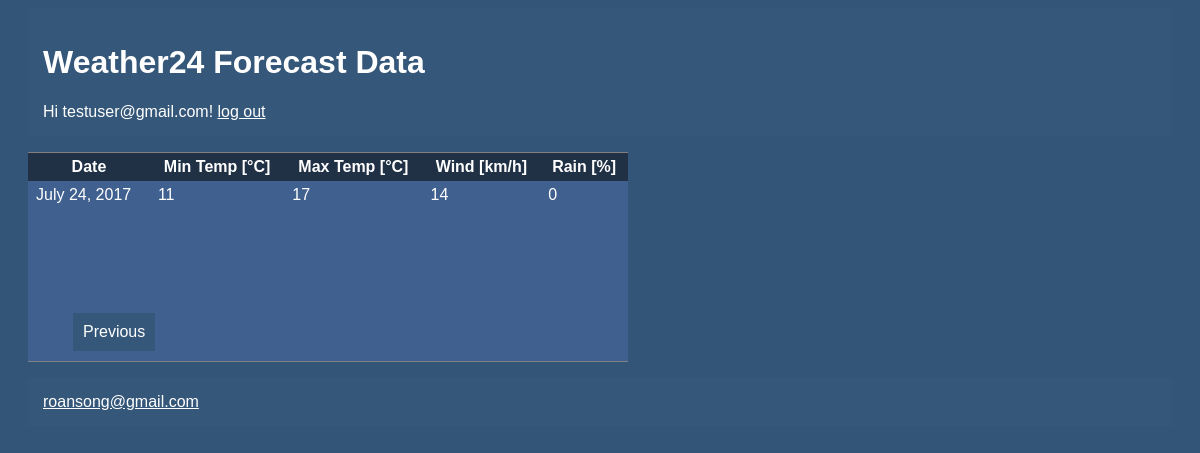
The app's page /weather/2/ (signed in) with its own data.
### main/models.py (models this page shows, shortened)
class Forecast(models.Model):
	date = models.DateField('Forecast date',unique=True)
	min_temp = models.IntegerField('Min temp')
	max_temp = models.IntegerField('Max temp')
	wind = models.IntegerField('Wind')
	rain = models.IntegerField('Rain')

### main/views.py (the view)
# urls.py: url(r'^weather/(?P<page>[0-9]+)/$', views.results, name='pages'),
@login_required
def results(request, page=0):
    if not (Forecast.objects.count() > 0):
        print('loading')
        load_forecasts()
    page_length = int(request.GET['per_page']) if 'per_page' in request.GET else 3
    page = int(page)
    ind = page*page_length
    query = Forecast.objects.all().order_by('-date')
    context = {
        'forecasts': query[ind:ind+page_length],
        'nextPage':page+1 if ind + page_length <= len(query) else -1,
        'prevPage':page-1,
        'page':page,
        }
    return render(request, 'main/results.html', context)

### main/templates/main/results.html (shortened to what this page needs)
{% extends 'main/base.html' %}
{% block content_header %}Weather24 Forecast Data{% endblock %}
{% block content %}
{% if forecasts %}
    <ul id="main">
    <li>
    <div id="results" class="content">
	    <table>
	    <tr>
		    <th>Date</th>
		    <th>Min Temp [&deg;C]</th>
		    <th>Max Temp [&deg;C]</th>
		    <th>Wind [km/h]</th>
		    <th>Rain [%]</th>
	    </tr>
		    {% for f in forecasts %}
		        <tr>
			        <td>{{ f.date }}</td>
			        <td>{{ f.min_temp }}</td>
			        <td>{{ f.max_temp }}</td>
			        <td>{{ f.wind }}</td>
			        <td>{{ f.rain }}</td>
		        </tr>
		    {% endfor %}
	    </table>
    </div></li>
    <li>
    <div id="pagination" class="content">
	    <ul>
	    {% if prevPage >= 0 %}
		    <li>
		    {% if prevPage == 0 %}
		    	<a class="nice" href= "{% url 'main:results' %}">Previous</a>
		    {%else %}
		    	<a class="nice" href= "{% url 'main:pages' prevPage %}">Previous</a>
		    {%endif %}
		    </li>
	    {% endif %}
	    </ul>
    </div>
    </li>
    </ul>
{% else %}
    <p>No weather stats are available.</p>
{% endif %}
{% endblock %}

### main/templates/main/base.html (shortened to what this page needs)
{% load static %}
<link rel="stylesheet" type="text/css" href="{% static 'main/styles.css' %}">
<!DOCTYPE html>
<html>
<head>
</head>
<body>
  <header class="header">
<h1><a id="home" href="{% url 'main:index' %}" style=""> {% block content_header %}{% endblock %}</a></h1>
  {% block greeting %}
    {% if user.is_authenticated %}
      Hi {{ user.username }}!
      <a href="{% url 'logout' %}">log out</a>
    {% else %}
      Please <a href="{% url 'register' %}">register an account</a> or <a href="{% url 'login' %}">log in.</a>
    {% endif %}
  {% endblock %}
  </header>
  <main>
    {% block content %}
    {% endblock %}
  </main>
  <footer class="footer">
    <a href="mailto:roansong@gmail.com" target="_blank">roansong@gmail.com</a>
  </footer>
</body>
</html>

### main/static/main/styles.css (style rules this page uses)
#home { color:white; }
#home:link, #home:visited { text-decoration: none; }
body { padding-left: 20px; padding-right: 20px; background-color: #335577; font-family: sans-serif; }
.header,.footer { background-color: #355779; color: white; padding: 15px; }
ul { list-style-type:none; }
#main { border-top: 1px solid grey; border-bottom: 1px solid grey; max-width: 600px; padding-left: 0px; }
#pagination { padding-top: 10px; padding-bottom: 10px; background-color: #406090; }
#pagination li { display: inline-block; }
a:link, a:visited { text-decoration: underline; color: white; }
.nice:link, .nice:visited { text-decoration: none; background-color: #355779; color: white; padding: 10px 10px; text-align: center; display: inline-block; }
#results { min-height: 150px; background-color: #406090; }
.nice { padding: 5px; margin-left:5px; }
#results table { background-color: #406090; width:100%; color:white; padding-top: 10px; padding-bottom: 10px; border-collapse: collapse; max-width: 600px; }
#results th { background-color: #203045; padding: 5px 8px; }
#results td { padding: 5px 8px; }

### records on screen
Forecast: date "July 24, 2017", min_temp "11", max_temp "17", wind "14", rain "0"

### other values on screen
{{ user.username }} "testuser@gmail.com"
